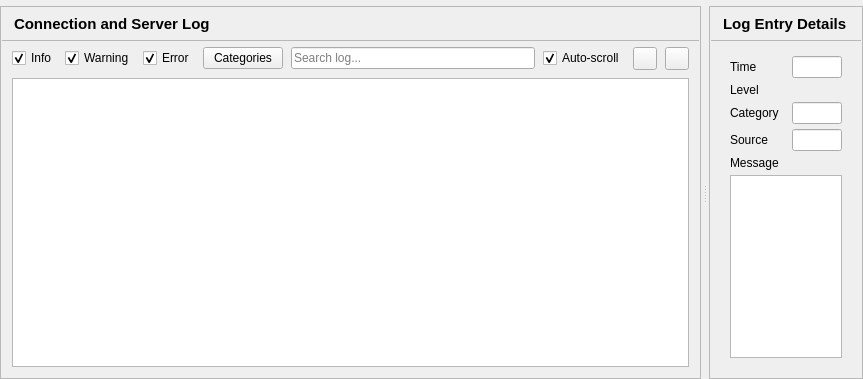
<?xml version="1.0" encoding="UTF-8"?>
<ui version="4.0">
 <class>LogPage</class>
 <widget class="QWidget" name="LogPage">
  <layout class="QHBoxLayout" name="mainLayout">
   <property name="spacing">
    <number>0</number>
   </property>
   <property name="leftMargin">
    <number>0</number>
   </property>
   <property name="topMargin">
    <number>6</number>
   </property>
   <property name="rightMargin">
    <number>0</number>
   </property>
   <property name="bottomMargin">
    <number>0</number>
   </property>
   <item>
    <widget class="QSplitter" name="splitter">
     <property name="orientation">
      <enum>Qt::Horizontal</enum>
     </property>
     <property name="childrenCollapsible">
      <bool>false</bool>
     </property>
     <property name="handleWidth">
      <number>8</number>
     </property>
     <widget class="QFrame" name="logPanel">
      <property name="frameShape">
       <enum>QFrame::StyledPanel</enum>
      </property>
      <property name="panel" stdset="0">
       <bool>true</bool>
      </property>
      <property name="sizePolicy">
       <sizepolicy hsizetype="Preferred" vsizetype="Preferred">
        <horstretch>96</horstretch>
        <verstretch>0</verstretch>
       </sizepolicy>
      </property>
      <layout class="QVBoxLayout" name="logPanelLayout">
       <property name="spacing">
        <number>0</number>
       </property>
       <property name="leftMargin">
        <number>1</number>
       </property>
       <property name="topMargin">
        <number>1</number>
       </property>
       <property name="rightMargin">
        <number>1</number>
       </property>
       <property name="bottomMargin">
        <number>1</number>
       </property>
       <item>
        <layout class="QHBoxLayout" name="logPanelHeaderLayout">
         <property name="leftMargin">
          <number>12</number>
         </property>
         <property name="topMargin">
          <number>5</number>
         </property>
         <property name="rightMargin">
          <number>12</number>
         </property>
         <property name="bottomMargin">
          <number>5</number>
         </property>
         <item>
          <widget class="ElidedLabel" name="logTitle">
           <property name="font">
            <font>
             <pointsize>11</pointsize>
             <bold>true</bold>
            </font>
           </property>
           <property name="text">
            <string>Connection and Server Log</string>
           </property>
           <property name="minimumSize">
            <size>
             <width>0</width>
             <height>22</height>
            </size>
           </property>
          </widget>
         </item>
        </layout>
       </item>
       <item>
        <widget class="QFrame" name="logPanelSeparator">
         <property name="frameShape">
          <enum>QFrame::StyledPanel</enum>
         </property>
         <property name="minimumSize">
          <size>
           <width>0</width>
           <height>1</height>
          </size>
         </property>
         <property name="maximumSize">
          <size>
           <width>16777215</width>
           <height>1</height>
          </size>
         </property>
         <property name="separator" stdset="0">
          <bool>true</bool>
         </property>
        </widget>
       </item>
       <item>
        <widget class="QWidget" name="logPanelBody">
         <layout class="QVBoxLayout" name="logPanelBodyLayout">
          <property name="spacing">
           <number>8</number>
          </property>
          <property name="leftMargin">
           <number>10</number>
          </property>
          <property name="topMargin">
           <number>6</number>
          </property>
          <property name="rightMargin">
           <number>10</number>
          </property>
          <property name="bottomMargin">
           <number>10</number>
          </property>
          <item>
           <layout class="QHBoxLayout" name="filterBarLayout">
            <property name="spacing">
             <number>8</number>
            </property>
            <item>
             <widget class="QCheckBox" name="infoCheck">
              <property name="text">
               <string>Info</string>
              </property>
              <property name="checked">
               <bool>true</bool>
              </property>
             </widget>
            </item>
            <item>
             <widget class="QCheckBox" name="warningCheck">
              <property name="text">
               <string>Warning</string>
              </property>
              <property name="checked">
               <bool>true</bool>
              </property>
             </widget>
            </item>
            <item>
             <widget class="QCheckBox" name="errorCheck">
              <property name="text">
               <string>Error</string>
              </property>
              <property name="checked">
               <bool>true</bool>
              </property>
             </widget>
            </item>
            <item>
             <widget class="QPushButton" name="categoryButton">
              <property name="text">
               <string>Categories</string>
              </property>
             </widget>
            </item>
            <item>
             <widget class="ElidedLineEdit" name="searchEdit">
              <property name="placeholderText">
               <string>Search log...</string>
              </property>
              <property name="clearButtonEnabled">
               <bool>true</bool>
              </property>
             </widget>
            </item>
            <item>
             <widget class="QCheckBox" name="autoScrollCheck">
              <property name="toolTip">
               <string>Auto-scroll to new entries</string>
              </property>
              <property name="text">
               <string>Auto-scroll</string>
              </property>
              <property name="checked">
               <bool>true</bool>
              </property>
             </widget>
            </item>
            <item>
             <widget class="QToolButton" name="clearLogButton">
              <property name="toolTip">
               <string>Clear Log</string>
              </property>
             </widget>
            </item>
            <item>
             <widget class="QToolButton" name="exportLogButton">
              <property name="toolTip">
               <string>Export Log...</string>
              </property>
             </widget>
            </item>
           </layout>
          </item>
          <item>
           <widget class="QTableView" name="logView">
            <property name="editTriggers">
             <set>QAbstractItemView::NoEditTriggers</set>
            </property>
            <property name="alternatingRowColors">
             <bool>true</bool>
            </property>
            <property name="selectionMode">
             <enum>QAbstractItemView::SingleSelection</enum>
            </property>
            <property name="selectionBehavior">
             <enum>QAbstractItemView::SelectRows</enum>
            </property>
            <property name="showGrid">
             <bool>false</bool>
            </property>
            <property name="wordWrap">
             <bool>false</bool>
            </property>
            <attribute name="horizontalHeaderHighlightSections">
             <bool>false</bool>
            </attribute>
            <attribute name="horizontalHeaderStretchLastSection">
             <bool>true</bool>
            </attribute>
            <attribute name="verticalHeaderVisible">
             <bool>false</bool>
            </attribute>
           </widget>
          </item>
         </layout>
        </widget>
       </item>
      </layout>
     </widget>
     <widget class="QFrame" name="detailsPanel">
      <property name="frameShape">
       <enum>QFrame::StyledPanel</enum>
      </property>
      <property name="panel" stdset="0">
       <bool>true</bool>
      </property>
      <property name="sizePolicy">
       <sizepolicy hsizetype="Preferred" vsizetype="Preferred">
        <horstretch>40</horstretch>
        <verstretch>0</verstretch>
       </sizepolicy>
      </property>
      <layout class="QVBoxLayout" name="detailsPanelLayout">
       <property name="spacing">
        <number>0</number>
       </property>
       <property name="leftMargin">
        <number>1</number>
       </property>
       <property name="topMargin">
        <number>1</number>
       </property>
       <property name="rightMargin">
        <number>1</number>
       </property>
       <property name="bottomMargin">
        <number>1</number>
       </property>
       <item>
        <layout class="QHBoxLayout" name="detailsPanelHeaderLayout">
         <property name="leftMargin">
          <number>12</number>
         </property>
         <property name="topMargin">
          <number>5</number>
         </property>
         <property name="rightMargin">
          <number>12</number>
         </property>
         <property name="bottomMargin">
          <number>5</number>
         </property>
         <item>
          <widget class="ElidedLabel" name="detailsTitle">
           <property name="font">
            <font>
             <pointsize>11</pointsize>
             <bold>true</bold>
            </font>
           </property>
           <property name="text">
            <string>Log Entry Details</string>
           </property>
           <property name="minimumSize">
            <size>
             <width>0</width>
             <height>22</height>
            </size>
           </property>
          </widget>
         </item>
        </layout>
       </item>
       <item>
        <widget class="QFrame" name="detailsPanelSeparator">
         <property name="frameShape">
          <enum>QFrame::StyledPanel</enum>
         </property>
         <property name="minimumSize">
          <size>
           <width>0</width>
           <height>1</height>
          </size>
         </property>
         <property name="maximumSize">
          <size>
           <width>16777215</width>
           <height>1</height>
          </size>
         </property>
         <property name="separator" stdset="0">
          <bool>true</bool>
         </property>
        </widget>
       </item>
       <item>
        <widget class="QScrollArea" name="detailsPanelScroll">
         <property name="frameShape">
          <enum>QFrame::NoFrame</enum>
         </property>
         <property name="widgetResizable">
          <bool>true</bool>
         </property>
         <property name="horizontalScrollBarPolicy">
          <enum>Qt::ScrollBarAlwaysOff</enum>
         </property>
         <property name="panelBody" stdset="0">
          <bool>true</bool>
         </property>
         <widget class="QWidget" name="detailsPanelBody">
          <layout class="QVBoxLayout" name="detailsPanelBodyLayout">
           <property name="spacing">
            <number>8</number>
           </property>
           <property name="leftMargin">
            <number>10</number>
           </property>
           <property name="topMargin">
            <number>6</number>
           </property>
           <property name="rightMargin">
            <number>10</number>
           </property>
           <property name="bottomMargin">
            <number>10</number>
           </property>
           <item>
            <widget class="QWidget" name="detailsHost">
             <layout class="QGridLayout" name="detailsForm" rowstretch="0,0,0,0,0,1" columnstretch="0,1">
              <property name="horizontalSpacing">
               <number>13</number>
              </property>
              <property name="verticalSpacing">
               <number>5</number>
              </property>
              <item row="0" column="0">
               <widget class="ElidedLabel" name="timeLabel">
                <property name="text">
                 <string>Time</string>
                </property>
               </widget>
              </item>
              <item row="0" column="1">
               <widget class="ElidedLineEdit" name="timeEdit">
                <property name="readOnly">
                 <bool>true</bool>
                </property>
               </widget>
              </item>
              <item row="1" column="0">
               <widget class="ElidedLabel" name="levelLabel">
                <property name="text">
                 <string>Level</string>
                </property>
               </widget>
              </item>
              <item row="1" column="1">
               <widget class="StatusIndicator" name="levelIndicator" native="true">
</widget>
              </item>
              <item row="2" column="0">
               <widget class="ElidedLabel" name="categoryLabel">
                <property name="text">
                 <string>Category</string>
                </property>
               </widget>
              </item>
              <item row="2" column="1">
               <widget class="ElidedLineEdit" name="categoryEdit">
                <property name="readOnly">
                 <bool>true</bool>
                </property>
               </widget>
              </item>
              <item row="3" column="0">
               <widget class="ElidedLabel" name="sourceLabel">
                <property name="text">
                 <string>Source</string>
                </property>
               </widget>
              </item>
              <item row="3" column="1">
               <widget class="ElidedLineEdit" name="sourceEdit">
                <property name="readOnly">
                 <bool>true</bool>
                </property>
               </widget>
              </item>
              <item row="4" column="0" colspan="2">
               <widget class="ElidedLabel" name="messageLabel">
                <property name="text">
                 <string>Message</string>
                </property>
               </widget>
              </item>
              <item row="5" column="0" colspan="2">
               <widget class="QPlainTextEdit" name="messageEdit">
                <property name="tabChangesFocus">
                 <bool>true</bool>
                </property>
                <property name="readOnly">
                 <bool>true</bool>
                </property>
               </widget>
              </item>
             </layout>
            </widget>
           </item>
          </layout>
         </widget>
        </widget>
       </item>
      </layout>
     </widget>
    </widget>
   </item>
  </layout>
  <action name="serverAction">
   <property name="checkable">
    <bool>true</bool>
   </property>
   <property name="checked">
    <bool>true</bool>
   </property>
   <property name="text">
    <string>Server</string>
   </property>
  </action>
  <action name="securityAction">
   <property name="checkable">
    <bool>true</bool>
   </property>
   <property name="checked">
    <bool>true</bool>
   </property>
   <property name="text">
    <string>Security</string>
   </property>
  </action>
  <action name="sessionsAction">
   <property name="checkable">
    <bool>true</bool>
   </property>
   <property name="checked">
    <bool>true</bool>
   </property>
   <property name="text">
    <string>Sessions</string>
   </property>
  </action>
  <action name="dataChangesAction">
   <property name="checkable">
    <bool>true</bool>
   </property>
   <property name="checked">
    <bool>true</bool>
   </property>
   <property name="text">
    <string>Data Changes</string>
   </property>
  </action>
 </widget>
 <customwidgets>
  <customwidget>
   <class>StatusIndicator</class>
   <extends>QWidget</extends>
   <header>statusindicator.h</header>
  </customwidget>
  <customwidget>
   <class>ElidedLineEdit</class>
   <extends>QLineEdit</extends>
   <header>elidedlineedit.h</header>
  </customwidget>
  <customwidget>
   <class>ElidedLabel</class>
   <extends>QLabel</extends>
   <header>elidedlabel.h</header>
  </customwidget>
 </customwidgets>
 <resources/>
 <connections/>
</ui>
